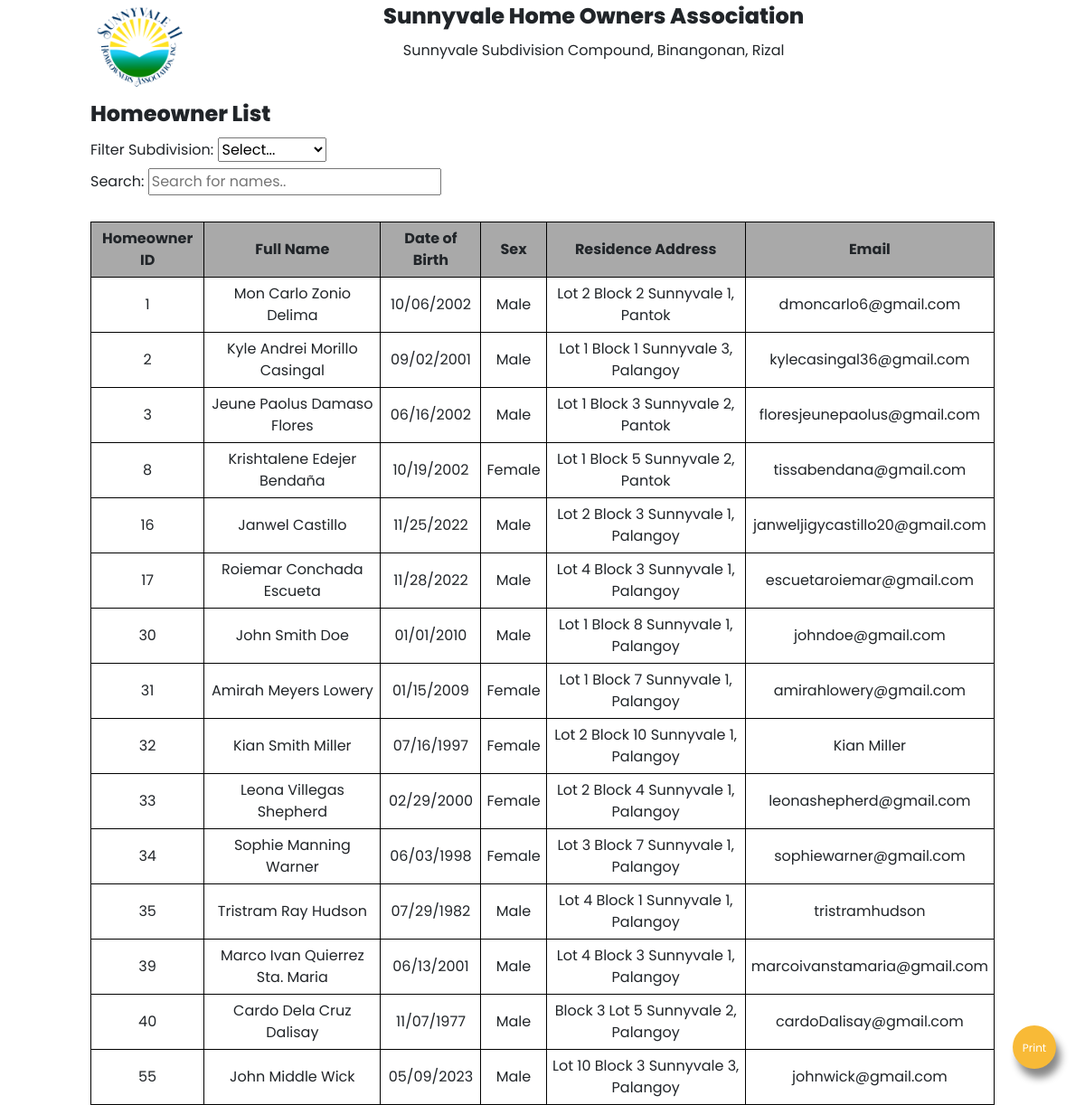
The app's page /reports/reportHomeOwnerList.php (signed in) with its own data.
### tables this page shows
CREATE TABLE IF NOT EXISTS `homeowner_profile` (
  `homeowner_id` int(11) NOT NULL AUTO_INCREMENT,
  `last_name` varchar(100) NOT NULL,
  `first_name` varchar(100) NOT NULL,
  `middle_name` varchar(100) DEFAULT NULL,
  `suffix` varchar(100) DEFAULT NULL,
  `sex` varchar(100) NOT NULL,
  `street` varchar(255) NOT NULL,
  `subdivision` varchar(255) NOT NULL,
  `barangay` varchar(50) NOT NULL,
  `business_address` varchar(255) DEFAULT NULL,
  `occupation` varchar(100) DEFAULT NULL,
  `email_address` varchar(100) NOT NULL,
  `birthdate` date DEFAULT NULL,
  `mobile_number` varchar(20) DEFAULT NULL,
  `employer` varchar(100) DEFAULT NULL,
  `vehicle_registration` varchar(20) DEFAULT NULL,
  PRIMARY KEY (`homeowner_id`)
);

### reports/reportHomeOwnerList.php (the view, shortened to what this page needs)
<?php
require '../process.php';
$result = $con->query("SELECT * FROM homeowner_profile WHERE email_address != '' ORDER BY homeowner_id ASC ") or die($mysqli->error);
?>
<!DOCTYPE html>
<html lang="en">
<head>
    <link rel="stylesheet" href="https://cdn.jsdelivr.net/npm/bootstrap@4.5.3/dist/css/bootstrap.min.css">
</head>
<body>
    <div class="fab-wrapper">
        <label class="fab" for="print" id="print">
            <center>
                <span class="print-button">Print</span>
            </center>
        </label>
    </div>
    <div class="reportPage">
        <div class="head">
            <img class="logo-header" src="../media/content-images/sv2_logo.png" alt="">
            <div class="head-text">
                <label class="reportHeader">Sunnyvale Home Owners Association</label>
                <label class="reportSubtext">Sunnyvale Subdivision Compound, Binangonan, Rizal</label>
            </div>
        </div>
        <div class="reportContainer">
            <label class="tblTitle">Homeowner List</label>
            <div>
                <label class="tblFilter" for="">Filter Subdivision:</label>
                <select name="tblFilter" class="noprint" id="tblFilter" onclick="myFunction1()">
                    <option value="">Select...</option>
                </select>
                <br>
                <label id="search">Search:</label>
                <input type="text" id="search" onkeyup="myFunction()" placeholder="Search for names..">
            </div>
            <div class="tblContainer">
                <table class="tblReportData" id="tblReportData">
                    <thead>
                        <th class="ID-column">Homeowner ID</th>
                        <th>Full Name</th>
                        <th>Date of Birth</th>
                        <th>Sex</th>
                        <th>Residence Address</th>
                        <th>Email</th>
                    </thead>
                    <?php
                    while ($row = $result->fetch_assoc()) :
                        $suffix = $row['suffix'];
                        if ($suffix == "N/A") {
                            $suffix = NULL;
                        } else {
                            $suffix = " " . $row['suffix'];
                        }
                        $middle_name = $row['middle_name'];
                        if ($middle_name == "N/A") {
                            $middle_name = NULL;
                        } else {
                            $middle_name = " " . $row['middle_name'];
                        }
                        $residence_address = $row['street'] . ' ' . $row['subdivision'] . ', ' . $row['barangay'];
                    ?>
                        <tr>
                            <td>
                                <?php echo $row['homeowner_id']; ?>
                            </td>
                            <td>
                                <?php echo $row['first_name'] . $middle_name . " " . $row['last_name'] . $suffix; ?>
                            </td>
                            <td>
                                <?php
                                $datetime = strtotime($row['birthdate']);
                                echo $phptime = date("m/d/Y", $datetime);
                                ?>
                            </td>
                            <td>
                                <?php echo $row['sex']; ?>
                            </td>
                            <td>
                                <?php echo $residence_address; ?>
                            </td>
                            <td>
                                <?php echo $row['email_address']; ?>
                            </td>
                        </tr>
                    <?php endwhile; ?>
                </table>
            </div>
        </div>
    </div>
</body>
</html>

### reports/reportHomeOwnerList.php (style rules this page uses)
body { font-family: 'Poppins', sans-serif; margin: 0; display: flex; justify-content: center; }
.reportPage { width: 1000px; }
.head { display: flex; gap: 18vw; }
.head-text { padding-bottom: 2vw; display: flex; flex-direction: column; align-items: center; }
.reportHeader { font-weight: 800; font-size: 1.5em; }
.reportSubtext { font-size: 1em; }
.reportContainer { height: 800px; }
.tblTitle { font-size: 1.5em; font-weight: 800; }
.tblReportData { margin-top: 2vw; width: 100%; border-collapse: collapse; }
.tblReportData thead { background-color: darkgray; padding: 0; margin: 0; }
.tblReportData th, .tblReportData td { border: 1px solid black; padding: 0.5vw; text-align: center; }
.fab-wrapper { position: fixed; bottom: 3rem; right: 3rem; }
.fab { display: flex; justify-content: center; align-items: center; position: absolute; bottom: -1rem; right: -1rem; width: 4vw; height: 4vw; border-radius: 50%; transition: all 0.3s ease; z-index: 1; background-color: rgb(248, 186, 55); box-shadow: 5px 10px 8px #888888; }
.print-button { font-family: 'Poppins', sans-serif; font-size: 1vw; color: white; }
.logo-header { max-width: 9vw; max-height: 9vw; height: 9vw; width: 9vw; }

### records on screen
homeowner_profile: homeowner_id "1", first_name "Mon Carlo", middle_name "Zonio", last_name "Delima", birthdate "10/06/2002", sex "Male", residence_address "Lot 2 Block 2 Sunnyvale 1, Pantok", email_address "dmoncarlo6@gmail.com"
homeowner_profile: homeowner_id "2", first_name "Kyle Andrei", middle_name "Morillo", last_name "Casingal", birthdate "09/02/2001", sex "Male", residence_address "Lot 1 Block 1 Sunnyvale 3, Palangoy", email_address "kylecasingal36@gmail.com"
homeowner_profile: homeowner_id "3", first_name "Jeune Paolus", middle_name "Damaso", last_name "Flores", birthdate "06/16/2002", sex "Male", residence_address "Lot 1 Block 3 Sunnyvale 2, Pantok", email_address "floresjeunepaolus@gmail.com"
homeowner_profile: homeowner_id "8", first_name "Krishtalene", middle_name "Edejer", last_name "Bendaña", birthdate "10/19/2002", sex "Female", residence_address "Lot 1 Block 5 Sunnyvale 2, Pantok", email_address "tissabendana@gmail.com"
homeowner_profile: homeowner_id "16", first_name "Janwel", last_name "Castillo", birthdate "11/25/2022", sex "Male", residence_address "Lot 2 Block 3 Sunnyvale 1, Palangoy", email_address "janweljigycastillo20@gmail.com"
homeowner_profile: homeowner_id "17", first_name "Roiemar", middle_name "Conchada", last_name "Escueta", birthdate "11/28/2022", sex "Male", residence_address "Lot 4 Block 3 Sunnyvale 1, Palangoy", email_address "escuetaroiemar@gmail.com"
homeowner_profile: homeowner_id "30", first_name "John", middle_name "Smith", last_name "Doe", birthdate "01/01/2010", sex "Male", residence_address "Lot 1 Block 8 Sunnyvale 1, Palangoy", email_address "johndoe@gmail.com"
homeowner_profile: homeowner_id "31", first_name "Amirah", middle_name "Meyers", last_name "Lowery", birthdate "01/15/2009", sex "Female", residence_address "Lot 1 Block 7 Sunnyvale 1, Palangoy", email_address "amirahlowery@gmail.com"
homeowner_profile: homeowner_id "32", first_name "Kian", middle_name "Smith", last_name "Miller", birthdate "07/16/1997", sex "Female", residence_address "Lot 2 Block 10 Sunnyvale 1, Palangoy", email_address "Kian Miller"
homeowner_profile: homeowner_id "33", first_name "Leona", middle_name "Villegas", last_name "Shepherd", birthdate "02/29/2000", sex "Female", residence_address "Lot 2 Block 4 Sunnyvale 1, Palangoy", email_address "leonashepherd@gmail.com"
homeowner_profile: homeowner_id "34", first_name "Sophie", middle_name "Manning", last_name "Warner", birthdate "06/03/1998", sex "Female", residence_address "Lot 3 Block 7 Sunnyvale 1, Palangoy", email_address "sophiewarner@gmail.com"
homeowner_profile: homeowner_id "35", first_name "Tristram", middle_name "Ray", last_name "Hudson", birthdate "07/29/1982", sex "Male", residence_address "Lot 4 Block 1 Sunnyvale 1, Palangoy", email_address "tristramhudson"
homeowner_profile: homeowner_id "39", first_name "Marco Ivan", middle_name "Quierrez", last_name "Sta. Maria", birthdate "06/13/2001", sex "Male", residence_address "Lot 4 Block 3 Sunnyvale 1, Palangoy", email_address "marcoivanstamaria@gmail.com"
homeowner_profile: homeowner_id "40", first_name "Cardo", middle_name "Dela Cruz", last_name "Dalisay", birthdate "11/07/1977", sex "Male", residence_address "Block 3 Lot 5 Sunnyvale 2, Palangoy", email_address "cardoDalisay@gmail.com"
homeowner_profile: homeowner_id "55", first_name "John", middle_name "Middle", last_name "Wick", birthdate "05/09/2023", sex "Male", residence_address "Lot 10 Block 3 Sunnyvale 3, Palangoy", email_address "johnwick@gmail.com"
